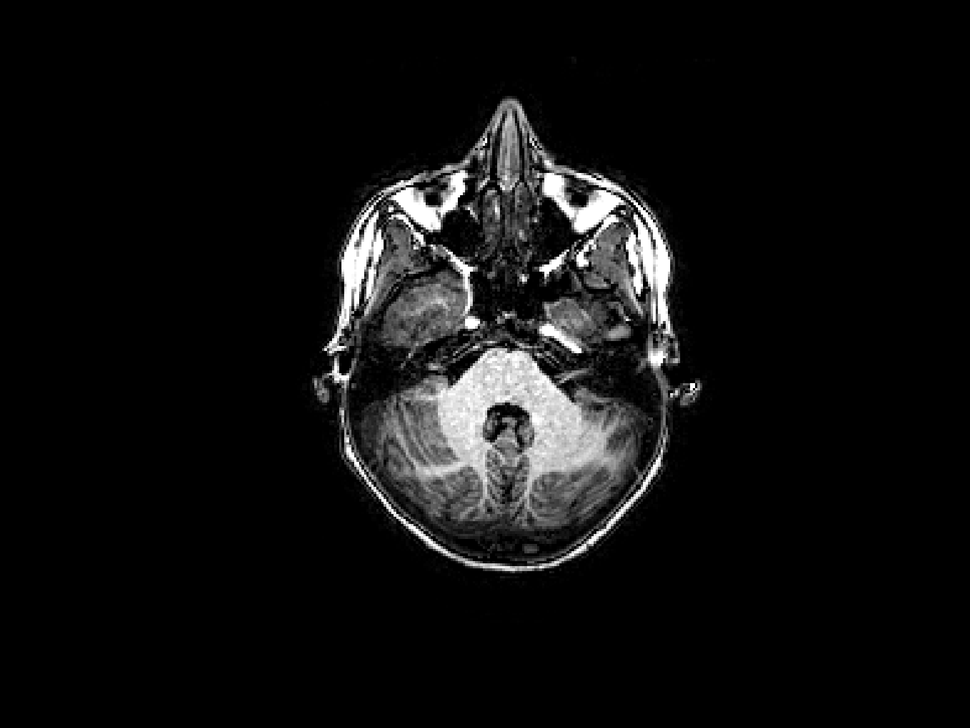
%> input picture Images/AX_1.png, 970 x 728 px, shrunk from 1750 x 1313 before the run
$ octave --eval "result = background_seg(imread('Images/AX_1.png'));"   (GNU Octave 9; MATLAB toolbox functions it lacks are replaced by stand-ins)
%> lines starting %> are read from the running program, lines starting %| are printed output that depends on the picture; in (x1, y1, x2, y2) boxes, pixels count from 0 and x2, y2 are one past the last pixel; in counts of white or black regions, pixels touching at a corner belong together; the program's own positions count from 1
function [BW,maskedImage] = background_seg(X)
%segmentImage Segment image using auto-generated code from imageSegmenter app
%  [BW,MASKEDIMAGE] = segmentImage(X) segments image X using auto-generated
%  code from the imageSegmenter app. The final segmentation is returned in
%  BW, and a masked image is returned in MASKEDIMAGE.

% Auto-generated by imageSegmenter app on 14-Dec-2021
%----------------------------------------------------

% Threshold image - global threshold
BW = imbinarize(X);
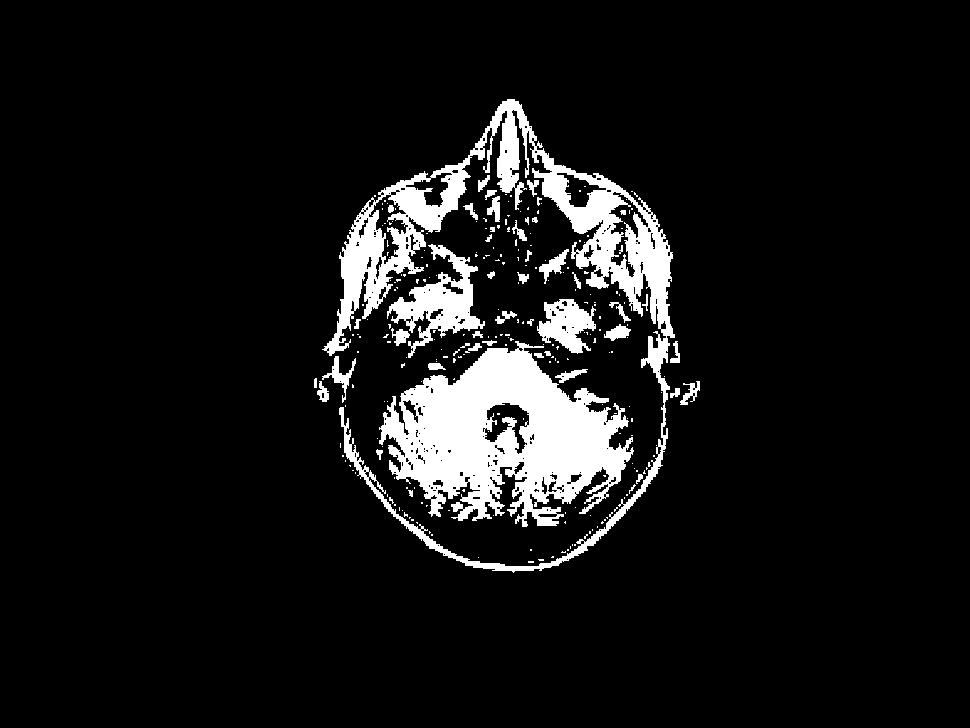
%> BW: size 728x970x3 logical; 8.4% white; 260 white regions (212 under 20 px), largest, box (x1, y1, x2, y2) and area: (379, 341, 634, 527) 25846, (322, 99, 675, 573) 23334, (387, 244, 485, 358) 3860

% Close mask with disk
radius = 45;
decomposition = 0;
se = strel('disk', radius, decomposition);
BW = imclose(BW, se);
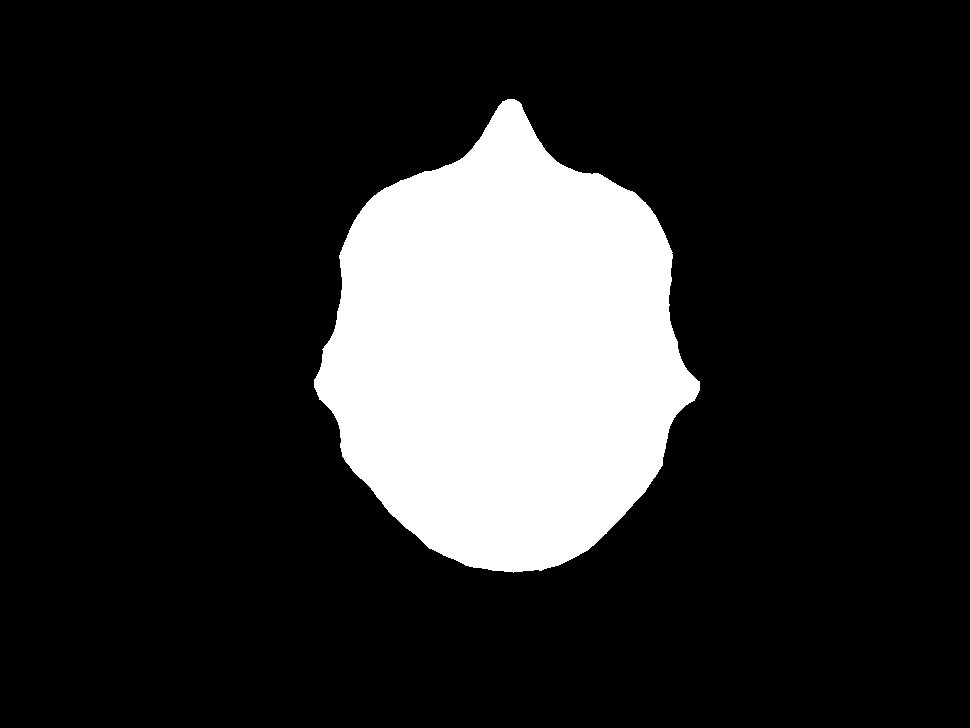
%> BW: size 728x970x3 logical; 17.4% white; 1 white region, box (x1, y1, x2, y2) and area: (314, 99, 700, 573) 122926

% Invert mask
BW = imcomplement(BW);

% Create masked image.
maskedImage = X;
%> maskedImage is the input picture: size 728x970x3 uint8; min 0, max 255, mean 16.7
maskedImage(~BW) = 0;
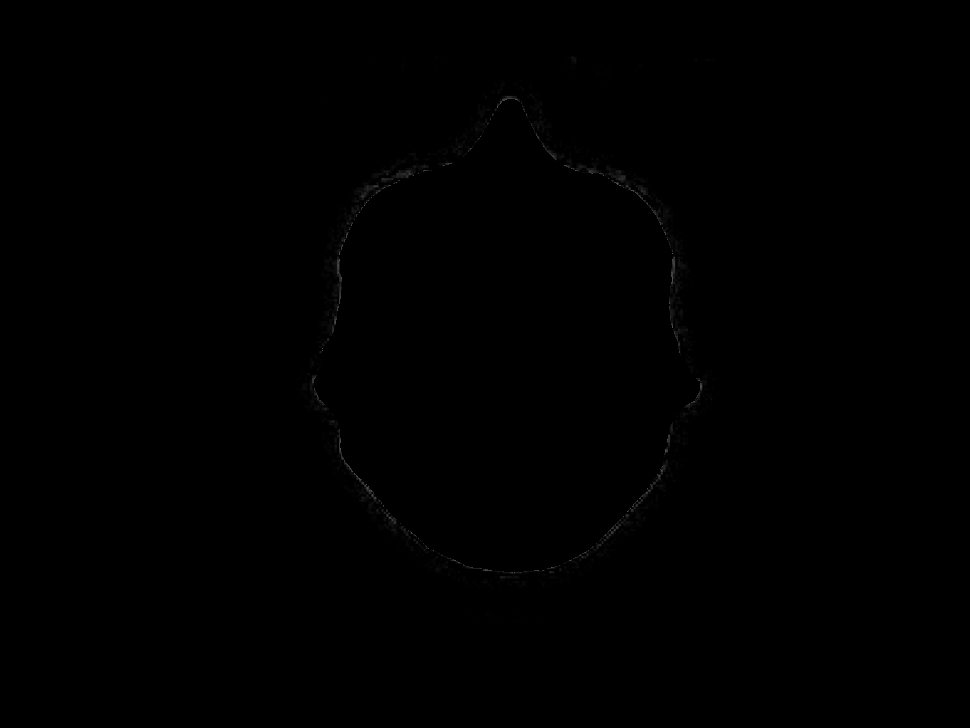
%> maskedImage: size 728x970x3 uint8; 16.11% of pixels changed, all inside (x1, y1, x2, y2) = (314, 99, 700, 573)
end
